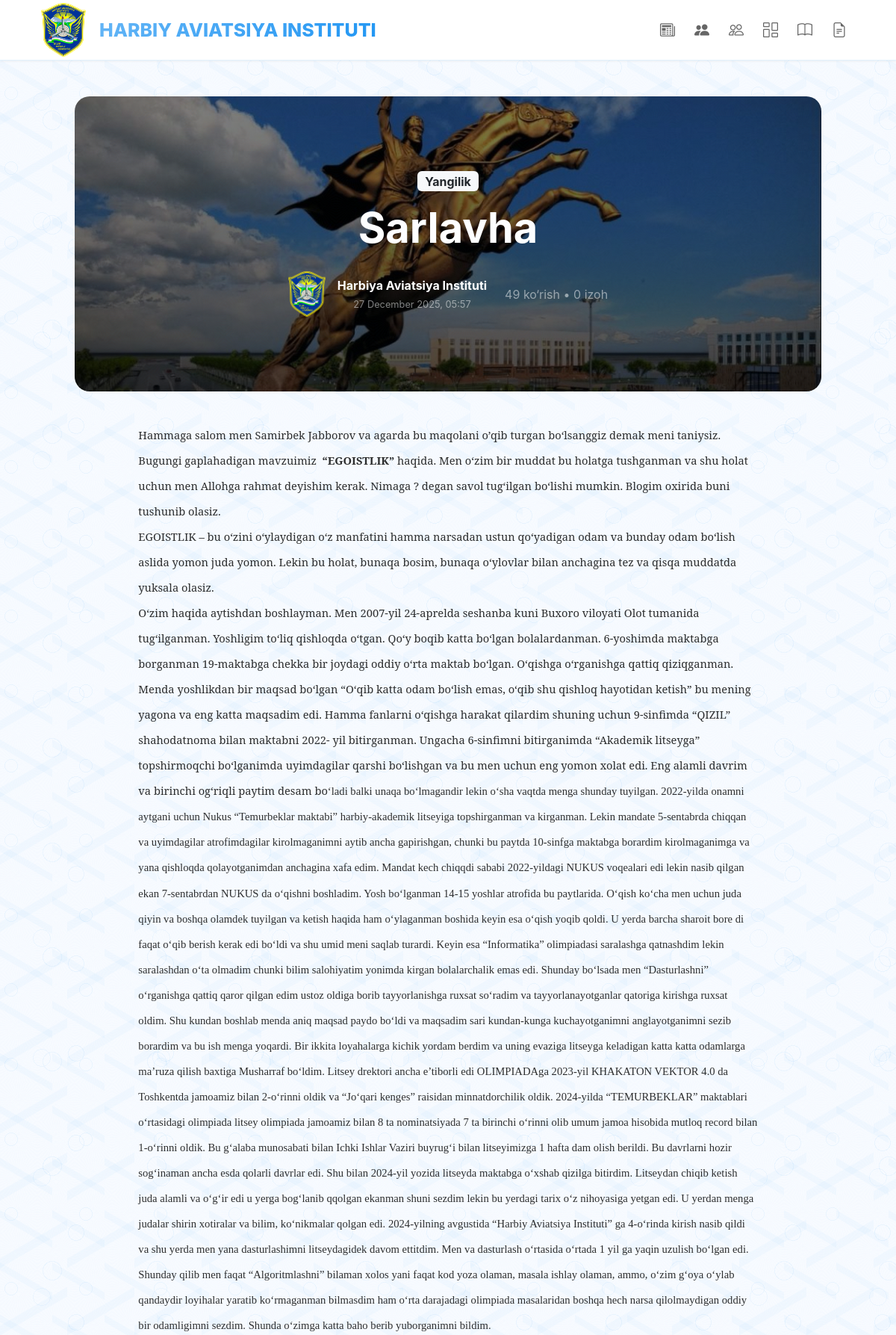
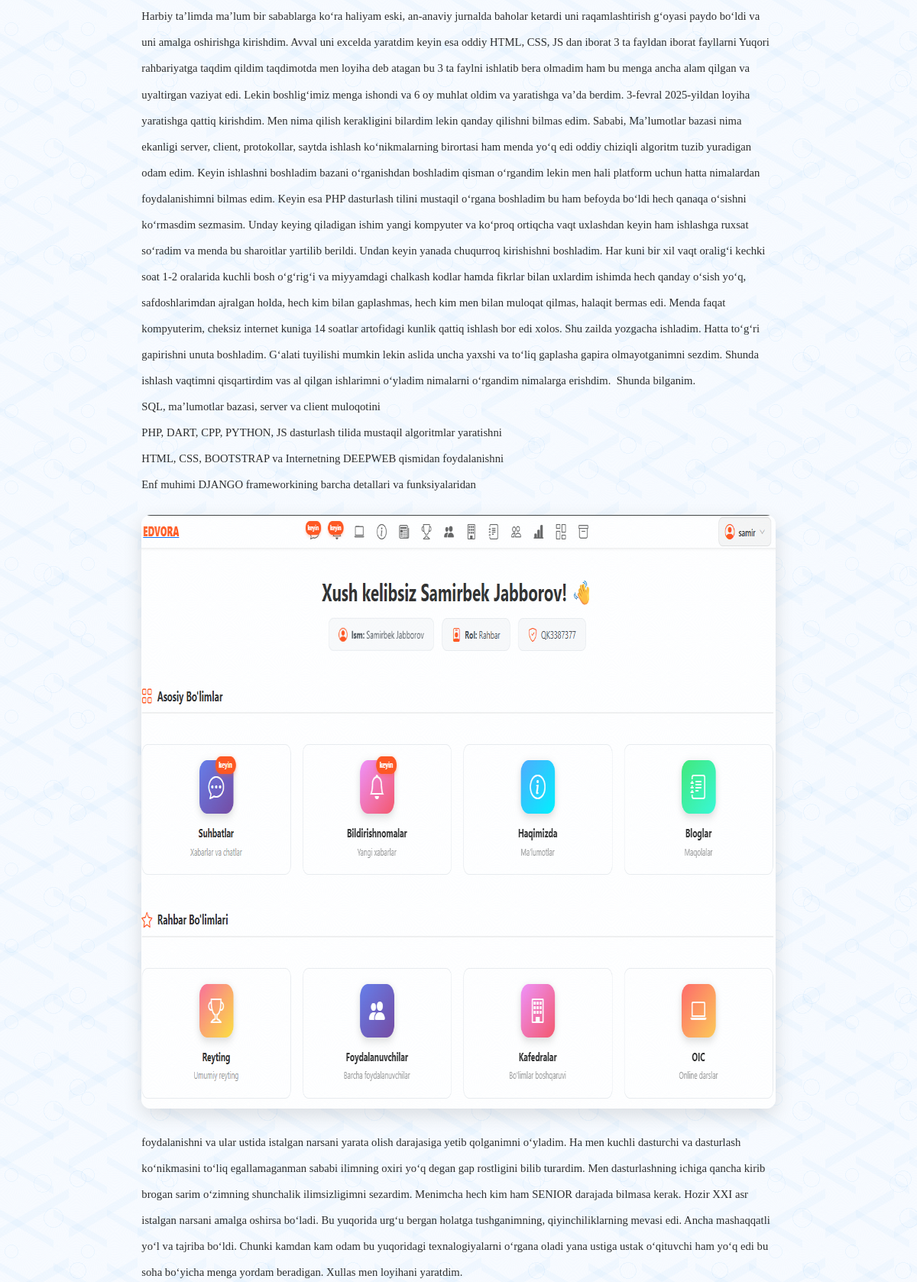
/post/5/ (upper part), run on the app's committed database (2 pictures, top to bottom).
### blogs/models.py (models this page shows, shortened)
class Post(models.Model):
    title = models.CharField(max_length=250, verbose_name="Sarlavha")
    slug = models.SlugField(max_length=270, unique=True, blank=True)
    author = models.ForeignKey(
        settings.AUTH_USER_MODEL,
        on_delete=models.CASCADE,
        related_name='blog_posts',
        verbose_name="Muallif"
    )
    main_image = models.ImageField(
        upload_to='blog/main_images/{author.id}',
        verbose_name="Asosiy rasm",
        help_text="Majburiy muqova rasmi",
        blank=False,
        null=False
    )
    body = RichTextUploadingField(verbose_name="Matn")
    category = models.ForeignKey(Category, on_delete=models.SET_NULL, null=True, blank=True, related_name='posts')
    tags = models.ManyToManyField(Tag, blank=True, related_name='posts')
    is_published = models.BooleanField(default=True, verbose_name="Nashr qilingan")
    is_featured = models.BooleanField(default=False, verbose_name="Tanlangan")
    published_at = models.DateTimeField(auto_now_add=True)
    updated_at = models.DateTimeField(auto_now=True)
    views = models.PositiveIntegerField(default=0, verbose_name="Ko‘rishlar soni")
    likes = GenericRelation(LikeDislike, related_query_name='post_likes')
    class Meta:
        verbose_name = "Maqola"
        verbose_name_plural = "Maqolalar"
        ordering = ['-published_at']
    def total_comments(self):
        return self.comments.filter(is_approved=True).count()

class Category(models.Model):
    name = models.CharField(max_length=100, unique=True, verbose_name="Kategoriya nomi")
    slug = models.SlugField(max_length=120, unique=True, blank=True)
    class Meta:
        verbose_name = "Kategoriya"
        verbose_name_plural = "Kategoriyalar"

### blogs/views.py (the view)
# urls.py: path('post/<int:pk>/', views.BlogDetailView.as_view(), name='post_detail'),
class BlogDetailView(DetailView):
    model = Post
    template_name = 'blogs/post_detail.html'
    context_object_name = 'post'
    pk_url_kwarg = 'pk'  # ID bilan ishlaydi
    def get_queryset(self):
        return Post.objects.filter(is_published=True).select_related('author', 'category').prefetch_related(
            Prefetch('tags', queryset=Tag.objects.all()),
            Prefetch('comments', queryset=Comment.objects.filter(is_approved=True).select_related('author').order_by('-created_at'), to_attr='approved_comments'),
            Prefetch('likes', queryset=LikeDislike.objects.all())
        )
    def get_object(self, queryset=None):
        obj = super().get_object(queryset)
        Post.objects.filter(pk=obj.pk).update(views=F('views') + 1)
        obj.refresh_from_db(fields=['views'])
        return obj
    def get_context_data(self, **kwargs):
        context = super().get_context_data(**kwargs)
        post = self.object
        context['comment_form'] = CommentForm()
        related_qs = Post.objects.filter(
            Q(category=post.category) | Q(tags__in=post.tags.all()),
            is_published=True
        ).exclude(pk=post.pk).select_related('author').distinct()[:6]
        context['related_posts'] = related_qs
        if self.request.user.is_authenticated:
            like = LikeDislike.objects.filter(
                user=self.request.user,
                content_type=ContentType.objects.get_for_model(Post),
                object_id=post.pk
            ).first()
            context['user_like'] = like.value if like else None
        else:
            context['user_like'] = None
        if self.request.user.is_authenticated:
            user_liked_comment_ids = LikeDislike.objects.filter(
                user=self.request.user,
                content_type=ContentType.objects.get_for_model(Comment),
                value=1
            ).values_list('object_id', flat=True)
            for comment in post.approved_comments:
                comment.user_liked = comment.pk in user_liked_comment_ids
        else:
            for comment in post.approved_comments:
                comment.user_liked = False
        return context
    def post(self, request, *args, **kwargs):
        self.object = self.get_object()
        form = CommentForm(request.POST)
        if form.is_valid():
            comment = form.save(commit=False)
            comment.post = self.object
            comment.author = request.user
            comment.save()
            messages.success(request, "Izohingiz muvaffaqiyatli qoldirildi!")
            return redirect('blogs:post_detail', pk=self.object.pk)
        else:
            context = self.get_context_data()
            context['comment_form'] = form
            return render(request, self.template_name, context)

### templates/blogs/post_detail.html (shortened to what this page needs)
{% extends "base.html" %}
{% load static %}
{% block content %}
<div class="container py-5">
    <div class="article-header">
        {% if post.category %}
            <a href="{% url 'blogs:post_list' %}?category={{ post.category.slug }}" class="badge bg-light text-dark mb-3 fs-6">
                {{ post.category.name }}
            </a>
        {% endif %}
        <h1 class="display-4 fw-bold mb-4">{{ post.title }}</h1>
        <div class="d-flex align-items-center justify-content-center gap-4 text-white-50">
            <div class="d-flex align-items-center gap-3">
                    <img src="{% static 'logo/inst.png' %}" width="50" alt="">
                <div>
                    <strong class="d-block">
                        <a href="{% url 'blogs:author_posts' post.author.username %}" class="text-white text-decoration-none">
                            {{ post.author.get_full_name }}
                        </a>
                    </strong>
                    <small>{{ post.published_at|date:"d F Y, H:i" }}</small>
                </div>
            </div>
            <div>
                {{ post.views }} ko‘rish • {{ post.total_comments }} izoh
            </div>
        </div>
    </div>
    <div class="row justify-content-center">
        <div class="col-lg-10">
            <article class="article-body">
                {{ post.body|safe }}
            </article>
        </div>
    </div>
</div>
{% endblock %}

### templates/base.html (shortened to what this page needs)
{% load static %}
<!DOCTYPE html>
<html lang="uz">
<head>
    <script src="{% static 'js/tailwind.js' %}" type="text/javascript"></script>
    <link rel="stylesheet" href="{% static 'bootstrap/css/bootstrap.min.css' %}">
    <link rel="stylesheet" href="{% static 'icons/font/bootstrap-icons.css' %}">
</head>
<body class="aviatsiya-pattern-bg">
    <header class="main-header" aria-label="Asosiy navigatsiya">
        <div class="header-container">
            <div class="logo-section">
                <a href="{% url 'blogs:post_list' %}">
                    <img src="{% static 'logo/inst.png' %}" alt="Institut logosi" class="logo-img">
                    <h1 class="logo-text">HARBIY AVIATSIYA INSTITUTI</h1>
                </a>
            </div>
            <nav>
                <ul class="nav-menu" id="navMenu">
                    <li class="nav-item"><a href="{% url 'blogs:post_list' %}" class="nav-link" data-tooltip="Bloglar" aria-label="Bloglar"><i class="bi bi-newspaper"></i></a></li>
                    <li class="nav-item"><a href="{% url 'leadership' %}" class="nav-link" data-tooltip="Rahbariyat" aria-label="Rahbariyat"><i class="bi bi-people-fill"></i></a></li>
                    <li class="nav-item"><a href="{% url 'students' %}" class="nav-link" data-tooltip="Abuturentlar uchun" aria-label="Abuturentlar uchun"><i class="bi bi-people"></i></a></li>
                    <li class="nav-item"><a href="#" class="nav-link" data-tooltip="Moddiy bazamiz" aria-label="Moddiy bazamiz"><i class="bi bi-columns-gap fs-5"></i></a></li>
                    <li class="nav-item"><a href="#" class="nav-link" data-tooltip="Kutubxona" aria-label="Kutubxona"><i class="bi bi-book"></i></a></li>
                    <li class="nav-item"><a href="#" class="nav-link" data-tooltip="Bo‘sh ish o‘rinlari" aria-label="Bo‘sh ish o‘rinlari"><i class="bi bi-file-earmark-text"></i></a></li>
                </ul>
            </nav>
        </div>
    </header>
    <main class="flex-grow">
        {% block content %}
        {% endblock %}
    </main>
</body>
</html>

### templates/base.html (style rules this page uses)
* { box-sizing: border-box; }
html, body { height: 100%; width: 100%; margin: 0; padding: 0; }
body { background: #ffffff; font-family: -apple-system, BlinkMacSystemFont, 'Segoe UI', Roboto, sans-serif; display: flex; flex-direction: column; min-height: 100vh; }
.aviatsiya-pattern-bg { background-color: #f8fbff; background-image: radial-gradient(circle at 15% 25%, transparent 8px, rgba(33, 150, 243, 0.06) 8px, rgba(33, 150, 243, 0.06) 9px, transparent 9px), radial-gradient(circle at 85% 75%, transparent 10px, rgba(33, 150, 243, 0.06) 10px, rgba(33, 150, 243, 0.06) 11px, transparent 11px), radial-gradient(circle at 50% 15%, transparent 12px, rgba(33, 150, 243, 0.05) 12px, rgba(33, 150, 243, 0.05) 13px, transparent 13px), radial-gradient(circle at 35% 85%, transparent 11px, rgba(33, 150, 243, 0.05) 11px, rgba(33, 150, 243, 0.05) 12px, transparent 12px), linear-gradient(30deg, transparent 45%, rgba(33, 150, 243, 0.03) 46%, rgba(33, 150, 243, 0.03) 54%, transparent 55%), linear-gradient(-30deg, transparent 45%, rgba(33, 150, 243, 0.03) 46%, rgba(33, 150, 243, 0.03) 54%, transparent 55%); background-size: 100px 100px, 120px 120px, 140px 140px, 160px 160px, 70px 70px, 90px 90px; background-repeat: repeat; position: relative; }
.aviatsiya-pattern-bg::before { content: ''; position: absolute; inset: 0; background: repeating-conic-gradient(from 0deg at 50% 50%, transparent 0deg, rgba(33, 150, 243, 0.02) 4deg, transparent 8deg); background-size: 50px 50px; pointer-events: none; opacity: 0.8; }
.main-header { background: #ffffff; box-shadow: 0 1px 3px rgba(0, 0, 0, 0.06); padding: 0; position: sticky; top: 0; z-index: 1000; border-bottom: 1px solid #e3f2fd; }
.header-container { max-width: 1400px; margin: 0 auto; padding: 0px 55px; display: flex; align-items: center; justify-content: space-between; gap: 20px; height: 80px; }
.logo-section a { display: flex; align-items: center; gap: 18px; text-decoration: none; }
.logo-img { width: 60px; height: 75px; object-fit: contain; }
.logo-text { font-size: 25px; font-weight: 800; background: linear-gradient(135deg, #64b5f6 0%, #2196f3 100%); -webkit-background-clip: text; -webkit-text-fill-color: transparent; white-space: nowrap; margin: 0; }
.nav-menu { display: flex; align-items: center; gap: 4px; list-style: none; margin: 0; padding: 0; }
.nav-item { position: relative; }
.nav-link { display: flex; align-items: center; justify-content: center; width: 42px; height: 42px; color: #666; text-decoration: none; border-radius: 8px; font-size: 20px; transition: all 0.3s ease; position: relative; border: 1px solid transparent; }
.nav-link i { font-size: 20px; transition: transform 0.3s ease; }
.nav-link::before { content: attr(data-tooltip); position: absolute; bottom: -36px; left: 50%; transform: translateX(-50%) scale(0.9); padding: 6px 12px; background: rgba(0, 0, 0, 0.85); color: #ffffff; font-size: 12px; font-weight: 500; border-radius: 6px; white-space: nowrap; opacity: 0; pointer-events: none; transition: all 0.2s ease; z-index: 1002; }
html { scroll-behavior: smooth; }

### data on the page
Post: category.name "Yangilik", title "Sarlavha", author.get_full_name "Harbiya Aviatsiya Instituti", published_at "27 December 2025, 05:57", views "49", total_comments "0", body "Hammaga salom men Samirbek Jabborov va agarda bu maqolani o’qib turgan bo‘lsanggiz demak meni taniysiz. Bugungi gaplahadigan mavzuimiz “EGOISTLIK” haqida. Men o‘zim bir muddat bu holatga tushganman va shu holat uchun men Allohga rahmat deyishim kerak. Nimaga ? degan savol tug‘ilgan bo‘lishi mumkin. Blogim oxirida buni tushunib olasiz. EGOISTLIK – bu o‘zini o‘ylaydigan o‘z manfatini hamma narsadan ustun qo‘yadigan odam va bunday odam bo‘lish aslida yomon juda yomon. Lekin bu holat, bunaqa bosim, bunaqa o‘ylovlar bilan anchagina tez va qisqa muddatda yuksala olasiz. O‘zim haqida aytishdan boshlayman. Men 2007-yil 24-aprelda seshanba kuni Buxoro viloyati Olot tumanida tug‘ilganman. Yoshligim…", body (picture)
